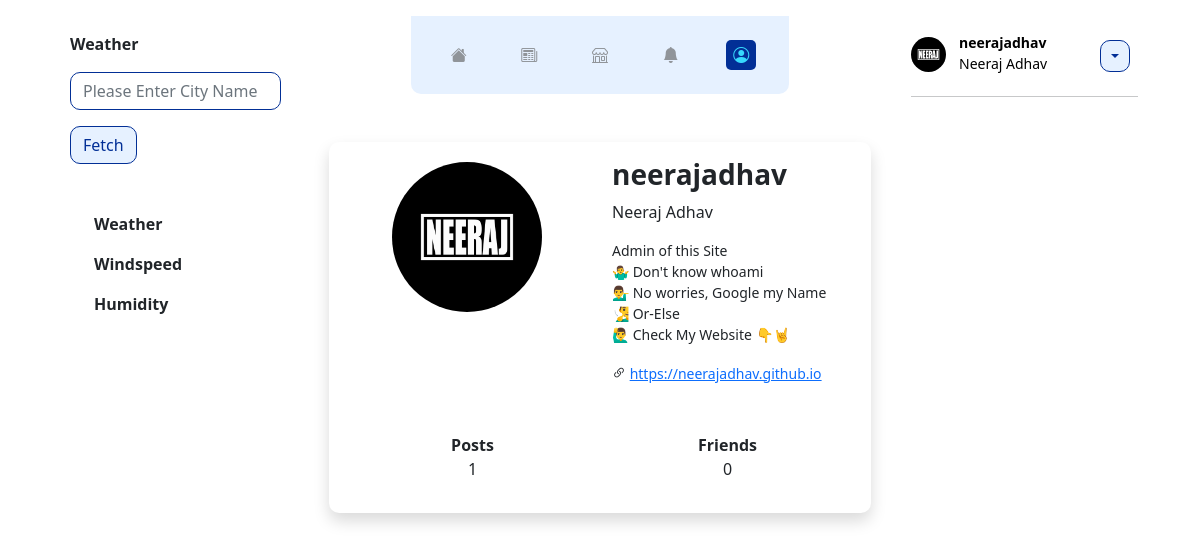
Before: /profile/ (signed in) with the older database file.
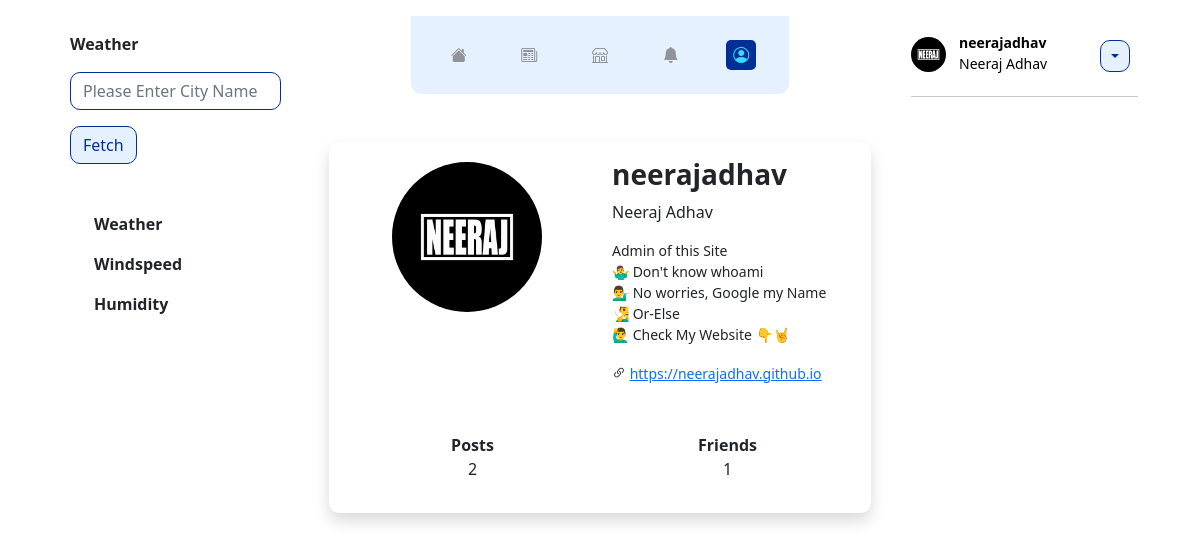
After: the same page with the newer database file.
### home/models.py (models this page shows, shortened)
class Profile(models.Model):
    first_name = models.CharField(max_length=50, blank=True, null=True)
    last_name = models.CharField(max_length=50, blank=True, null=True)
    user = models.OneToOneField(User, on_delete=models.CASCADE)
    bio = models.TextField(max_length=500, blank=True)
    location = models.CharField(max_length=30, blank=True)
    website = models.URLField(blank=True)
    birth_date = models.DateField(null=True, blank=True)
    image = models.ImageField(default='default.png', upload_to='profile_pics')
    friends = models.ManyToManyField(User, blank=True, related_name='friends')
    created = models.DateTimeField(auto_now_add=True)
    updated = models.DateTimeField(auto_now=True)
    slug = models.SlugField(max_length = 250, null = True, blank = True)
    def get_friends_count(self):
        return self.friends.count()
    def get_posts_no(self):
        return self.posts.all().count()
    objects = ProfileManager()

### home/views.py (the view)
# urls.py: path('profile/', views.profile, name='profile'),
def profile(request):
    if request.user.is_authenticated:
        obj = Profile.objects.get(user=request.user)
        context = {
            'obj': obj,
        }
        return render(request, 'home/profile.html', context)
    else:
        return redirect('/')

### home/templates/home/profile.html (shortened to what this page needs)
{% extends "home/base.html" %}
{% block maincontent %}
<div class="card p-3 mt-lg-5 mt-4 border-0 shadow" style="border-radius: 10px;">
    <div class="row">
        <center class="col-lg-6 p-1 col-5">
            <img src="{{ user.profile.image.url }}" class="img-fluid rounded-circle" style="width: 150px; max-height: 150px;" alt="{{ user.username }}">
            <br><br>
        </center>
        <div class="col-lg-6 col-7">
            <h3 class="card-title">
                <b>{{ user.username }}</b>
            </h3>
            {% if obj.first_name %}
            <p> {{ obj.first_name }} {{ user.profile.last_name }} </p>
            {% endif %}
            <small>
                {{ user.profile.bio|linebreaks }}
                {% if user.profile.website %}
                    <i class="bi bi-link-45deg"></i> {{ user.profile.website|urlize }}
                {% endif %}
            </small>
        </div>
    </div>
    <table class="table table-borderless mt-5">
        <tr class="text-center">
            <td class="p-0 col-6"><b>Posts</b></td>
            <td class="p-0 col-6"><b>Friends</b></td>
        </tr>
        <tr class="text-center">
            <td class="p-0 col-6">{{ obj.get_posts_no }}</td>
            <td class="p-0 col-6">{{ obj.get_friends_count }}</td>
        </tr>
    </table>
</div>
{% endblock %}

Changed rows visible on the page:
changed Profile "Neeraj": get_posts_no "1" → "2"; get_friends_count "0" → "1"
